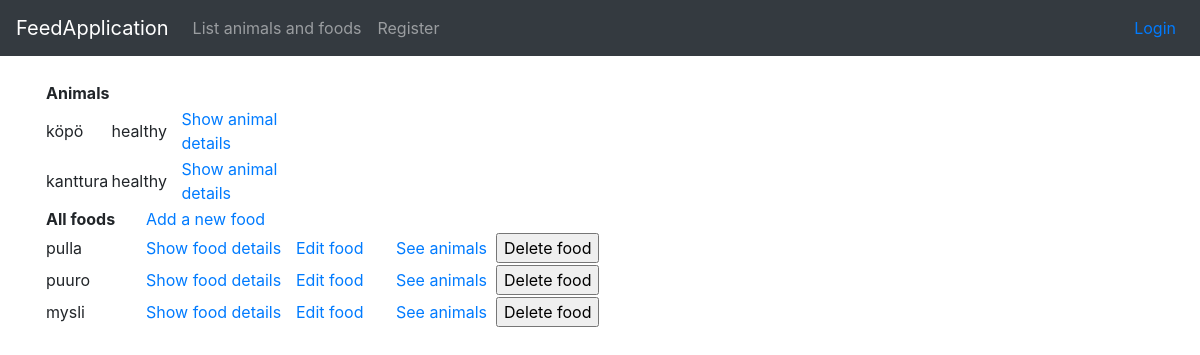
/animals/, run on the app's committed database.
### application/animals/models.py (models this page shows, shortened)
class Animal(Base):
    name = db.Column(db.String(144), nullable=False)
    account_id = db.Column(db.Integer, db.ForeignKey('account.id'),
                           nullable=False)
    user = db.relationship("User", backref='animal', lazy=True)
    foods = db.relationship("Food", secondary=animals_foods, back_populates='animals', lazy='dynamic')
    sick = db.Column(db.Boolean, nullable=False)

class Food(Base):
    name = db.Column(db.String(144), unique=True, nullable = False) #unique lisätty
    animals = db.relationship("Animal", secondary=animals_foods, back_populates='foods', lazy='dynamic')
    price = db.Column(db.Integer, nullable = True)

### application/animals/views.py (the view)
@app.route("/animals/", methods=["GET"])
def animals_index():
    return render_template("animals/list.html", animals = Animal.query.all(), foods = Food.query.all())

### application/templates/animals/list.html (shortened to what this page needs)
{% extends "layout.html" %}
{% block body %}
  <table>
    <tr>
      <td><b>Animals</b></td>
      <td></td>
      <td></td>
    </tr>
    <tr>
      {% for animal in animals %}
      <td style="width:50px">{{ animal.name }}</td>
      {% if animal.sick == True %}
      <td style="width:70px">sick</td>
      {% else %}
      <td style="width:70px">healthy</td>
      {% endif %}
      <td style="width:150px"><a href="{{ url_for('animals_show_animal', animal_id=animal.id) }}">Show animal details</a></td>
    </tr>
    {% endfor %}
  </table>
  <table>
    <tr>
      <td style="width:100px"><b>All foods</b></td>
      <td style="width:150px"><a href="{{ url_for('new_food_form') }}">Add a new food</a></td>
    </tr>
      {% for food in foods %}
        <tr><td>{{ food.name }}</td>
          <td style="width:150px"><a href="{{ url_for('show_food', food_id=food.id)}}">Show food details</a></td>
          <td style="width:100px"><a href="{{ url_for('show_update_food', food_id=food.id)}}">Edit food</a></td>
          <td style="width:100px"><a href="{{ url_for('show_animals_per_food', food_id=food.id)}}">See animals</a></td>
          <td><form method="GET" action="{{ url_for('foods_delete', food_id=food.id) }}">
            <input type="submit" value="Delete food"/></form></td>
        </tr>
      {% endfor %}
  </table>
{% endblock %}

### data on the page
Animal: name "köpö", sick "healthy"
Animal: name "kanttura", sick "healthy"
Food: name "pulla"
Food: name "puuro"
Food: name "mysli"
